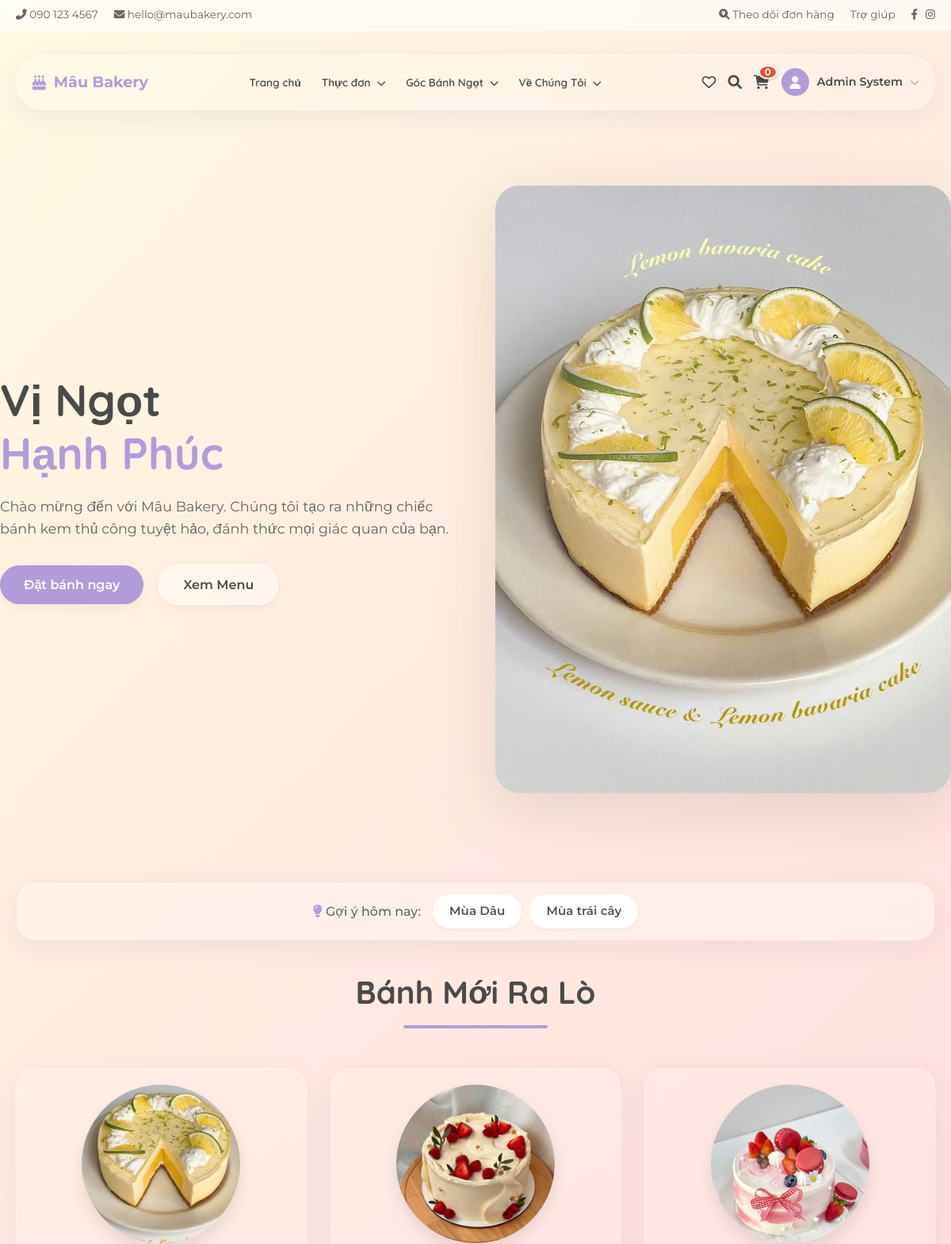
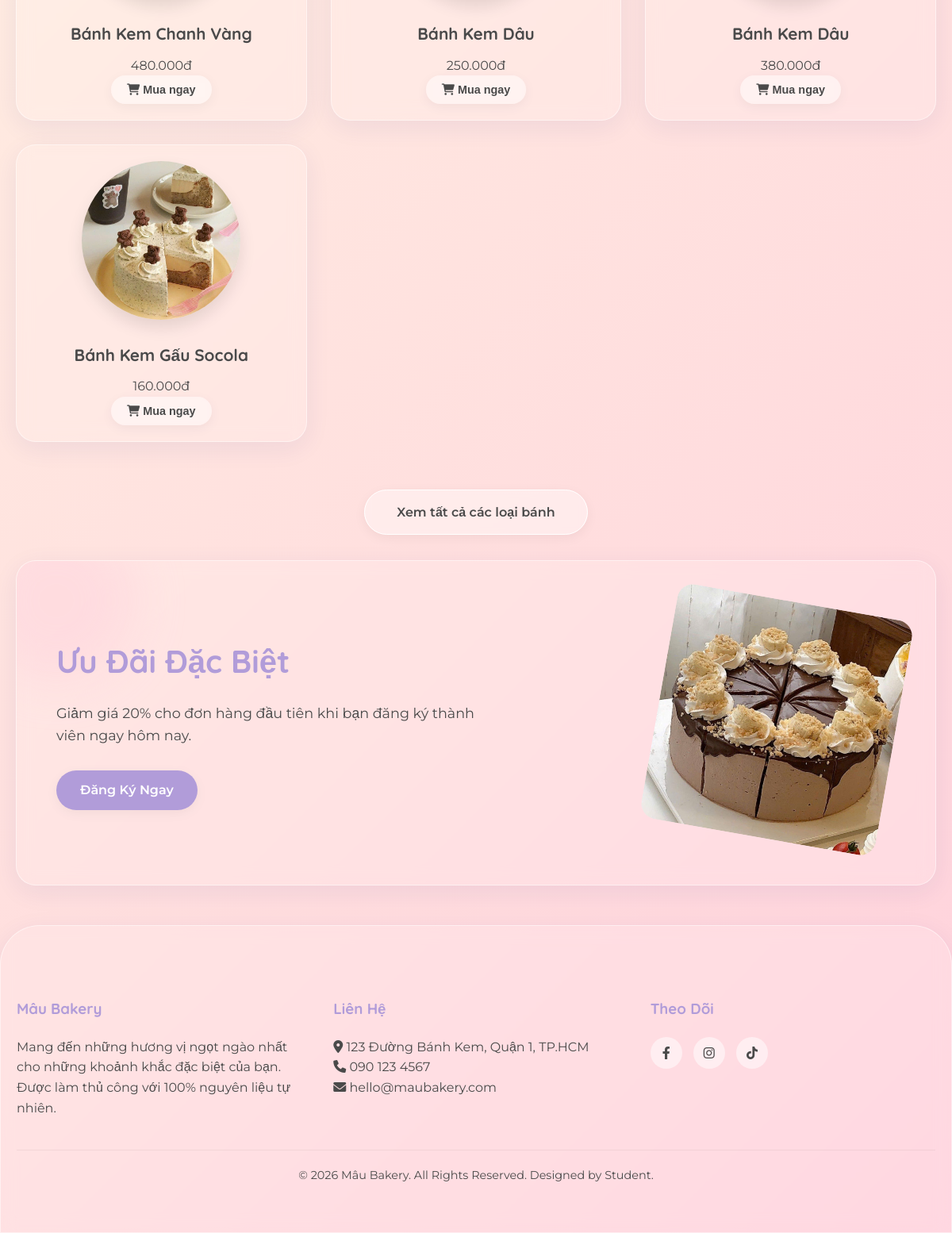
The page / (signed in) on the database its author committed (2 pictures, top to bottom).
### tables this page shows
CREATE TABLE `featured_tags` (
  `id` int(11) NOT NULL AUTO_INCREMENT,
  `name` varchar(255) NOT NULL,
  `url` varchar(255) NOT NULL,
  `icon` varchar(50) DEFAULT NULL,
  `sort_order` int(11) NOT NULL DEFAULT 0,
  `is_active` tinyint(1) NOT NULL DEFAULT 1,
  `created_at` timestamp NOT NULL DEFAULT current_timestamp(),
  `updated_at` timestamp NOT NULL DEFAULT current_timestamp() ON UPDATE current_timestamp(),
  PRIMARY KEY (`id`)
);

CREATE TABLE `products` (
  `id` int(11) NOT NULL AUTO_INCREMENT,
  `category_id` int(11) NOT NULL,
  `name` varchar(150) NOT NULL,
  `slug` varchar(150) NOT NULL,
  `description` text DEFAULT NULL,
  `base_price` decimal(10,2) NOT NULL,
  `image` text DEFAULT NULL,
  `views` int(11) DEFAULT 0,
  `is_featured` tinyint(1) DEFAULT 0,
  `is_active` tinyint(1) DEFAULT 1,
  `created_at` datetime DEFAULT current_timestamp(),
  PRIMARY KEY (`id`),
  UNIQUE KEY `slug` (`slug`),
  KEY `category_id` (`category_id`),
  CONSTRAINT `fk_products_categories` FOREIGN KEY (`category_id`) REFERENCES `categories` (`id`) ON DELETE CASCADE
);

### controllers/HomeController.php (called while the page is built, shortened)
<?php
if (isset($conn)) {
    try {
        $stmt = $conn->prepare("SELECT * FROM products WHERE is_active = 1 ORDER BY is_featured DESC, created_at DESC LIMIT 4");
        $stmt->execute();
        $products = $stmt->fetchAll();
    } catch (PDOException $e) {
        echo "";
    }
}
?>

### views/home.php (the view, shortened to what this page needs)
<?php
require_once 'controllers/HomeController.php';
?>
<main>
    <section class="hero container">
        <div class="hero-content">
            <h1 class="hero-title">Vị Ngọt <br> <span>Hạnh Phúc</span></h1>
            <p class="hero-desc">Chào mừng đến với Mâu Bakery. Chúng tôi tạo ra những chiếc bánh kem thủ công
                tuyệt hảo, đánh thức mọi giác quan của bạn.</p>
            <div class="hero-btns">
                <a href="index.php?page=menu" class="btn-glass"
                    style="background: var(--accent-color); color: white; border: none;">Đặt bánh ngay</a>
                <a href="index.php?page=menu" class="btn-glass" style="margin-left: 15px;">Xem Menu</a>
            </div>
        </div>
        <div class="hero-image">
            <img src="uploads/banh-kem-chanh-vang.jpg" alt="Bánh Kem Chanh Vàng Signature" class="hero-main-img">
        </div>
    </section>
    <?php
    $tags = [];
    if (isset($conn)) {
        try {
            $stmt_tags = $conn->prepare("SELECT * FROM featured_tags WHERE is_active = 1 ORDER BY sort_order ASC");
            $stmt_tags->execute();
            $tags = $stmt_tags->fetchAll();
        } catch (PDOException $e) {
        }
    }
    ?>
    <?php if (!empty($tags)): ?>
        <section class="container mt-2">
            <div class="glass-panel"
                style="padding: 15px 25px; display: flex; align-items: center; justify-content: center; background: rgba(255, 245, 238, 0.6); border: 1px solid rgba(255, 183, 197, 0.3);">
                <div style="display: flex; align-items: center; gap: 10px; flex-wrap: wrap; justify-content: center;">
                    <span style="color: #666; font-weight: 500; margin-right: 5px;">
                        <i class="fas fa-lightbulb" style="color: var(--accent-color);"></i> Gợi ý hôm nay:
                    </span>
                    <?php foreach ($tags as $tag): ?>
                        <a href="<?php echo $tag['url']; ?>" class="tag-pill">
                            <?php echo htmlspecialchars($tag['name']); ?>
                        </a>
                    <?php endforeach; ?>
                </div>
            </div>
        </section>
        <link rel="stylesheet" href="assets/css/home.css">
    <?php endif; ?>
    <section id="menu" class="container mt-2">
        <h2 class="section-title">Bánh Mới Ra Lò</h2>
        <div class="product-grid">
            <?php foreach ($products as $product): ?>
                <div class="glass-panel product-card"
                    onclick="window.location.href='index.php?page=product_detail&id=<?php echo $product['id']; ?>'"
                    style="cursor: pointer;">
                    <img src="<?php echo $product['image']; ?>" alt="<?php echo $product['name']; ?>" class="product-img">
                    <h3 class="product-name">
                        <?php echo $product['name']; ?>
                    </h3>
                    <?php echo number_format($product['base_price'], 0, ',', '.'); ?>đ
                    <div class="product-actions">
                        <button
                            onclick="addToCart(<?php echo $product['id']; ?>, '<?php echo addslashes($product['name']); ?>', <?php echo $product['base_price']; ?>); event.stopPropagation();"
                            class="btn-glass" style="padding: 10px 20px; font-size: 0.9rem; border: none; cursor: pointer;">
                            <i class="fas fa-shopping-cart"></i> Mua ngay
                        </button>
                    </div>
                </div>
            <?php endforeach; ?>
        </div>
        <div class="text-center mb-2">
            <a href="index.php?page=menu" class="btn-glass" style="padding: 15px 40px;">Xem tất cả các loại bánh</a>
        </div>
    </section>
    <section class="container mt-2 mb-2">
        <div class="glass-panel"
            style="padding: 50px; display: flex; align-items: center; justify-content: space-between; overflow: hidden; position: relative;">
            <div style="flex: 1; z-index: 1;">
                <h2 style="font-size: 2.5rem; color: var(--accent-color); margin-bottom: 20px;">Ưu Đãi Đặc Biệt</h2>
                <p style="font-size: 1.1rem; margin-bottom: 30px;">Giảm giá 20% cho đơn hàng đầu tiên khi bạn đăng ký
                    thành viên ngay hôm nay.</p>
                <a href="auth/register.php" class="btn-glass btn-primary">Đăng Ký Ngay</a>
            </div>
            <div style="flex: 1; text-align: right; z-index: 1;">
                <img src="uploads/banh-kem-socola-kem-bong-lan.jpg"
                    style="width: 300px; border-radius: 20px; transform: rotate(10deg);" alt="Promotion">
            </div>
            <div
                style="position: absolute; top: -50px; left: -50px; width: 200px; height: 200px; background: var(--primary-color); border-radius: 50%; opacity: 0.5; filter: blur(30px);">
            </div>
        </div>
    </section>
</main>

### assets/css/style.css (style rules this page uses)
:root { --primary-color: #ffd1dc; --primary-dark: #ffb7c5; --secondary-color: #fff9e3; --accent-color: #b19cd9; --text-color: #4a4a4a; --white: #ffffff; --glass-bg: rgba(255, 255, 255, 0.15); --glass-border: rgba(255, 255, 255, 0.5); --shadow-soft: 0 8px 32px 0 rgba(31, 38, 135, 0.07); }
* { margin: 0; padding: 0; box-sizing: border-box; }
html { scroll-behavior: smooth; }
body { font-family: "Montserrat", sans-serif; color: var(--text-color); background: linear-gradient(135deg, #fff9e3 0%, #ffd1dc 100%); min-height: 100vh; line-height: 1.6; -webkit-font-smoothing: antialiased; -moz-osx-font-smoothing: grayscale; }
h1, h2, h3, h4, h5, h6 { font-family: "Quicksand", sans-serif; font-weight: 700; }
a { text-decoration: none; color: inherit; transition: all 0.3s ease; }
.container { max-width: 1200px; margin: 0 auto; padding: 0 20px; }
.text-center { text-align: center; }
.mt-2 { margin-top: 2rem; }
.mb-2 { margin-bottom: 2rem; }
.glass-panel { background: var(--glass-bg); backdrop-filter: blur(10px); -webkit-backdrop-filter: blur(10px); border: 1px solid var(--glass-border); border-radius: 25px; box-shadow: var(--shadow-soft); }
.btn-glass { display: inline-block; padding: 12px 30px; background: rgba(255, 255, 255, 0.4); border: 1px solid var(--white); border-radius: 50px; font-weight: 600; backdrop-filter: blur(4px); cursor: pointer; color: var(--text-color); box-shadow: 0 4px 15px rgba(0, 0, 0, 0.05); }
.btn-primary { background: var(--accent-color); color: white; border: none; }
.hero { padding: 80px 0; display: flex; align-items: center; justify-content: space-between; min-height: 80vh; }
.hero-content { flex: 1; padding-right: 50px; }
.hero-title { font-size: 3.5rem; line-height: 1.2; margin-bottom: 20px; color: var(--text-color); }
.hero-title span { color: var(--accent-color); }
.hero-desc { font-size: 1.1rem; margin-bottom: 30px; color: #666; }
.hero-image { flex: 1; position: relative; display: flex; justify-content: center; }
.hero-image img { max-width: 100%; animation: float 6s ease-in-out infinite; filter: drop-shadow(0 20px 40px rgba(0, 0, 0, 0.1)); }
.section-title { text-align: center; font-size: 2.5rem; margin-bottom: 50px; position: relative; display: table; margin: 0 auto 50px auto; }
.section-title::after { content: ""; display: block; width: 60%; height: 4px; background: var(--accent-color); margin: 10px auto 0; border-radius: 2px; }
.product-grid { display: grid; grid-template-columns: repeat(auto-fit, minmax(280px, 1fr)); gap: 30px; margin-bottom: 60px; }
.product-card { padding: 20px; text-align: center; transition: all 0.3s ease; }
.product-img { width: 200px; height: 200px; object-fit: cover; border-radius: 50%; margin-bottom: 20px; box-shadow: 0 10px 20px rgba(0, 0, 0, 0.1); transition: transform 0.3s ease; }
.product-name { font-size: 1.3rem; margin-bottom: 10px; }

### assets/css/hero_enhanced.css (style rules this page uses)
.hero-main-img { max-width: 100%; animation: float 6s ease-in-out infinite; filter: drop-shadow(0 25px 50px rgba(0, 0, 0, 0.15)); border-radius: 30px; transform-style: preserve-3d; transition: all 0.5s ease; }
.hero-image::after { content: ''; position: absolute; top: 0; left: 0; width: 100%; height: 100%; background: radial-gradient(circle at 30% 30%, rgba(255,255,255,0.4), transparent 50%); pointer-events: none; z-index: 1; opacity: 0.6; }

### assets/css/home.css (style rules this page uses)
.tag-pill { display: inline-block; padding: 8px 20px; background: #fff; border-radius: 50px; text-decoration: none; color: #555; font-size: 0.95rem; font-weight: 600; box-shadow: 0 2px 5px rgba(0, 0, 0, 0.05); transition: all 0.3s ease; border: 1px solid transparent; }

### rows shown on the page
featured_tags: name "Mùa Dâu"
featured_tags: name "Mùa trái cây"
products: image (picture), name "Bánh Kem Chanh Vàng", base_price "480.000"
products: image (picture), name "Bánh Kem Dâu", base_price "250.000"
products: image (picture), name "Bánh Kem Dâu", base_price "380.000"
products: image (picture), name "Bánh Kem Gấu Socola", base_price "160.000"

### other values the page prints
$cart_count "0"
$_SESSION['full_name'] "Admin System"
